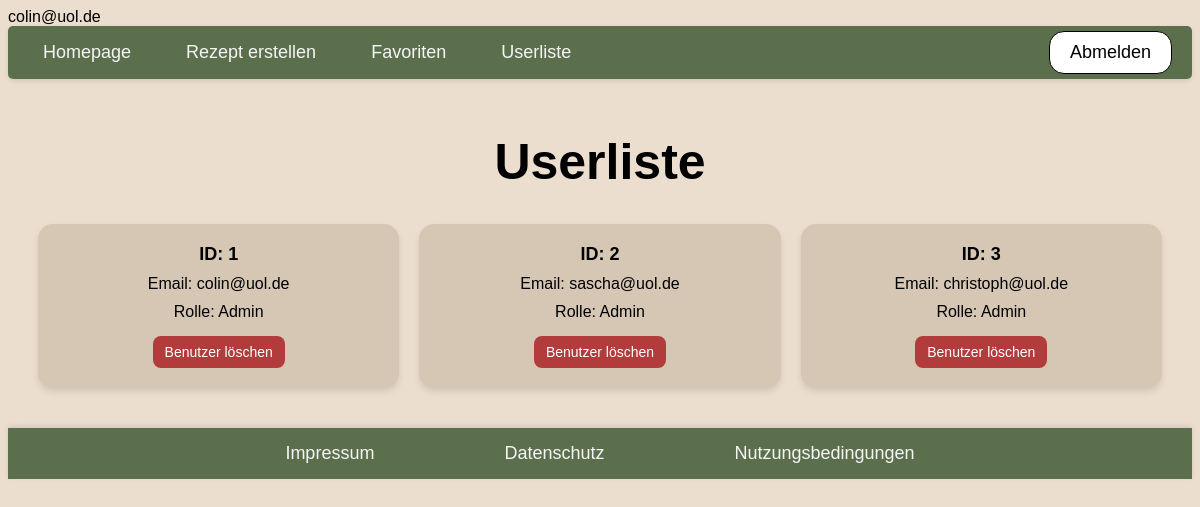
Page /userliste.php (signed in) on the earlier database version.
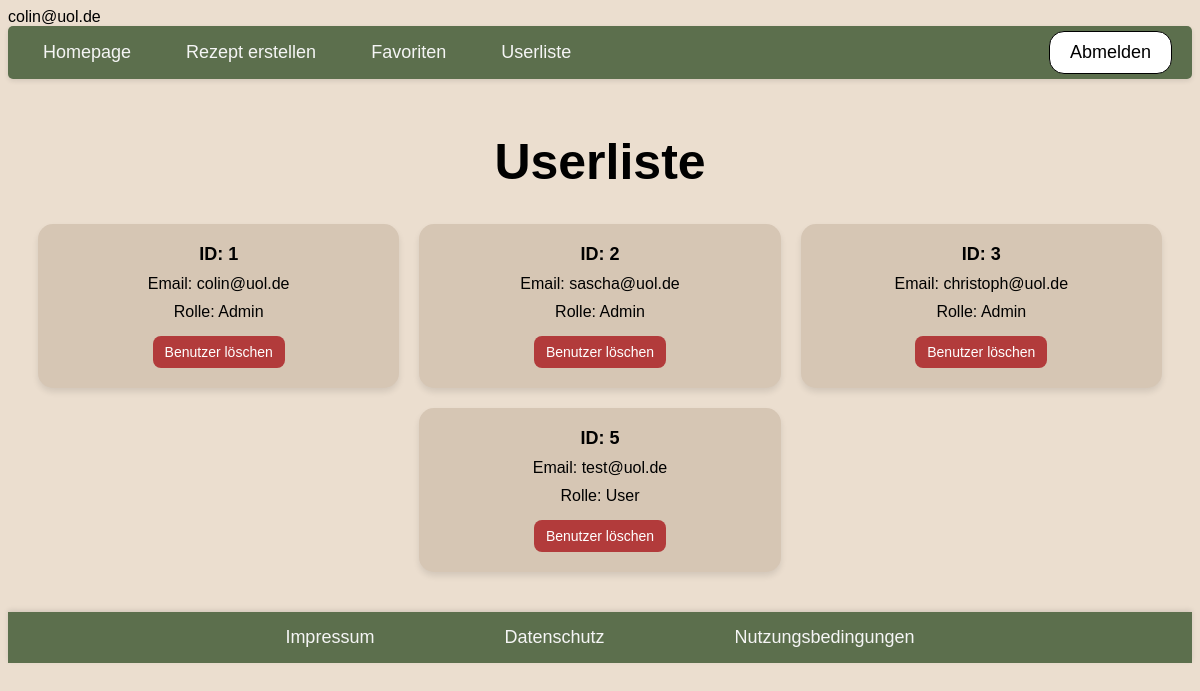
Same page on the later database version.
### tables this page shows
CREATE TABLE user (
                id INTEGER PRIMARY KEY AUTOINCREMENT,
                email TEXT NOT NULL UNIQUE,
                passwort TEXT NOT NULL,
                rolle TEXT DEFAULT 'User'
            );

### userliste.php (called while the page is built, shortened)
<?php
require_once "php/controller/UserController.php";
$userController = new UserController();
$users = $userController->request();
require_once "php/view/userliste.php";

### php/model/UserPDOSQLite.php (called while the page is built, shortened)
<?php
require_once "UserEintrag.php";
class UserPDOSQLite implements UserDAO
{
    private static $instance = null;
    public static function getInstance()
    {
        if (self::$instance === null) {
            self::$instance = new UserPDOSQLite();
        }
        return self::$instance;
    }
    public function getUsers()
    {
        try {
            $db = $this->getConnection();
            $sql = "SELECT * FROM user";
            $command = $db->prepare($sql);
            if (!$command->execute()) {
                throw new InternalErrorException();
            }
            $result = $command->fetchAll();
            $entries = [];
            foreach ($result as $row) {
                $entries[] = new UserEintrag(
                    $row["id"],
                    $row["email"],
                    $row["passwort"],
                    $row["rolle"]
                );
            }
            return $entries;
        } catch (PDOException $exc) {
            throw new InternalErrorException();
        }
    }
    private function getConnection()
    {
        try {
            $user = 'root';
            $pw = null;
            $dsn = 'sqlite:db/rezept.db';
            $db = new PDO($dsn, $user, $pw);
            $db->exec("PRAGMA foreign_keys = ON;");
            return $db;
        } catch (PDOException $e) {
            throw new InternalErrorException();
        }
    }
}

### php/model/User.php (called while the page is built, shortened)
<?php
require_once "php/model/UserPDOSQLite.php";
class User{
    public static function getInstance(){
        return UserPDOSQLite::getInstance();
    }
}
?>

### php/controller/UserController.php (called while the page is built, shortened)
<?php
require_once "php/model/UserEintrag.php";
require_once "php/model/User.php";
class UserController
{
    public function request()
    {
        try {
            $user = User::getInstance();
            $users = $user->getUsers();
            return $users;
        } catch (InternalErrorException $exc) {
            $_SESSION["message"] = "internal_error";
        }
    }
}

### php/model/UserEintrag.php (called while the page is built, shortened)
<?php
class UserEintrag
{
    private $id;
    private $email;
    private $rolle;
    public function __construct($id, $email, $password, $rolle)
    {
        $this->id = $id;
        $this->email = $email;
        $this->rolle = $rolle;
    }
    public function getId()
    {
        return $this->id;
    }
    public function getEmail()
    {
        return $this->email;
    }
    public function getRolle()
    {
        return $this->rolle;
    }
}

### php/view/userliste.php (the view, shortened to what this page needs)
<?php
require_once "php/include/head.php";
?>
<body>
    <?php
    require_once "php/include/header.php";
    ?>
    <main class="userliste">
        <h1>Userliste</h1>
        <div class="user-container">
            <?php if (empty($users)): ?>
                Keine Einträge vorhanden.
                <?php else:
                foreach ($users as $user): ?>
                    <div class='user-card'>
                        <span class='user-id'>ID: <?= htmlspecialchars($user->getID()) ?></span>
                        <span class='user-email'>Email: <?= htmlspecialchars($user->getEmail()) ?></span>
                        <span class='user-role'>Rolle: <?= htmlspecialchars($user->getRolle()) ?></span>
                        <a href="user-loeschen.php?email=<?= urlencode($user->getEmail()) ?>" ><button class="delete-button">Benutzer löschen</button></a>
                    </div>
                <?php endforeach; ?>
            <?php endif; ?>
        </div>
    </main>
    <?php
    include_once "php/include/footer.php"
    ?>
</body>
</html>

### php/include/head.php (shortened to what this page needs)
<!DOCTYPE html>
<html lang="de">
<head>
    <link rel="stylesheet" href="css/main.css" />
</head>

### php/include/header.php
<header class="header">
  <nav class="navbar">
    <ul class="left-links">
      <li><a href="index.php">Homepage</a></li>
      <?php if (isset($_SESSION["loggedin"]) && $_SESSION["loggedin"] === true) { ?>
        <li><a href="rezeptErstellen.php">Rezept erstellen</a></li>
        <li><a href="favoriten.php">Favoriten</a></li>
        <?php if (isset($_SESSION["rolle"]) && $_SESSION["rolle"] === "Admin") { ?>
          <li><a href="userliste.php">Userliste</a></li>
        <?php } ?>
      <?php } ?>
    </ul>
    <ul class="right-buttons">
      <?php if (isset($_SESSION["loggedin"]) && $_SESSION["loggedin"] == true) { ?>
        <li><a href="abmeldung.php" class="button-link">Abmelden</a></li>
      <?php } else { ?>
        <li><a href="anmeldung.php" class="button-link">Anmelden</a></li>
        <li><a href="registrierung.php" class="button-link">Registrieren</a></li>
      <?php } ?>
    </ul>
  </nav>
</header>

### php/include/footer.php
<footer class="footer">
  <nav class="footer-nav">
    <ul>
      <li><a href="impressum.php">Impressum</a></li>
      <li><a href="datenschutz.php">Datenschutz</a></li>
      <li><a href="nutzungsbedingungen.php">Nutzungsbedingungen</a></li>
    </ul>
  </nav>
</footer>

### css/index.css (style rules this page uses)
body { background-color: rgb(235, 222, 207);; font-family: sans-serif; }
h1 { color: Black; font-family: sans-serif; font-size: 50px; text-align: center; }

### css/header.css (style rules this page uses)
.header { position: sticky; top: 0; z-index: 1000; width: 100%; box-shadow: 0 2px 5px rgba(0, 0, 0, 0.1); background-color: #5C6F4D; border-radius: 5px; }
.navbar { display: flex; justify-content: space-between; align-items: center; padding: 1px 20px; }
.navbar .left-links { display: flex; list-style: none; padding: 0; margin: 0; }
.navbar .left-links li { margin-right: 25px; }
.navbar .left-links li a { color: #F5F5F5; text-decoration: none; display: block; text-align: center; font-size: large; padding: 15px; }
.navbar .right-buttons { display: flex; list-style: none; padding: 0; margin: 0; }
.navbar .right-buttons li { margin-left: 10px; }
.navbar .right-buttons li a { display: inline-block; padding: 10px 20px; background-color: white; color: black; font-size: large; text-decoration: none; border-radius: 15px; border: 1px solid black; }
@media (min-width: 1025px) and (max-width: 1440px) { .left-links a, .right-buttons a { font-size: 1.2rem; } }

### css/footer.css (style rules this page uses)
.footer { width: 100%; background-color: #5C6F4D; box-shadow: 0 -2px 5px rgba(0, 0, 0, 0.1); position: relative; bottom: 0; margin-top: 20px; }
.footer-nav ul { display: flex; justify-content: center; align-items: center; list-style: none; margin: 0; padding: 0; gap: 100px; }
.footer-nav li a { color: #F5F5F5; text-decoration: none; font-size: large; padding: 15px; display: block; border-radius: 8px; }

### css/userliste.css (style rules this page uses)
.userliste { padding: 20px; }
.user-container { display: flex; flex-wrap: wrap; gap: 20px; justify-content: center; }
.user-card { background-color: #D6C6B4; border-radius: 15px; padding: 20px; color: black; box-shadow: 0 4px 6px rgba(0,0,0,0.1); transition: transform 0.2s ease-in-out; font-family: sans-serif; text-align: center; flex: 1 1 100%; max-width: 100%; box-sizing: border-box; }
.user-card span { display: block; margin-bottom: 10px; font-size: 16px; }
.user-card span.user-id { font-weight: bold; font-size: 18px; }
.user-role { font-size: 15px; }
.delete-button { margin-top: 5px; padding: 8px 12px; background-color: #b23b3b; color: white; border: none; border-radius: 8px; font-size: 14px; cursor: pointer; transition: background-color 0.2s ease-in-out; }
@media (min-width: 600px) { .user-card { flex: 1 1 calc(50% - 20px); max-width: calc(50% - 20px); } }
@media (min-width: 1024px) { .user-card { flex: 1 1 calc(33.333% - 20px); max-width: calc(33.333% - 20px); } }

Differences in the rows shown:
added user: id "5", email "test@uol.de", rolle "User"
